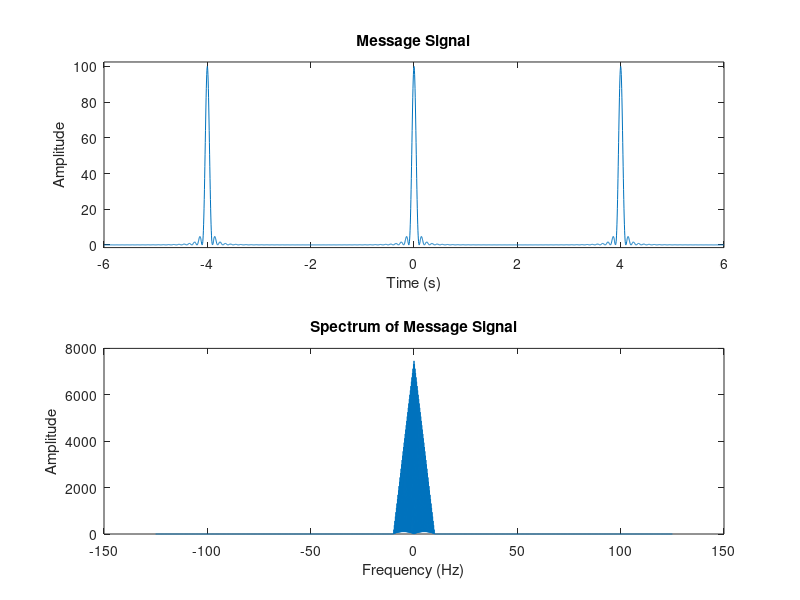
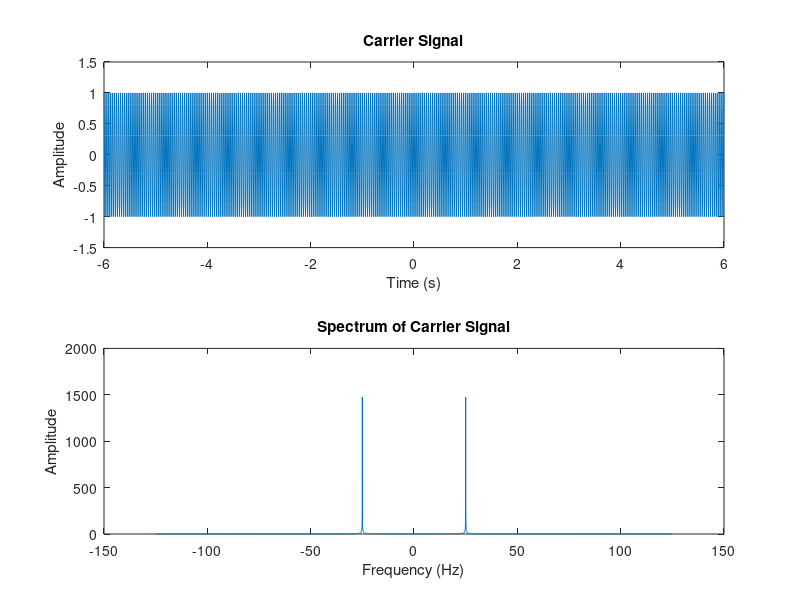
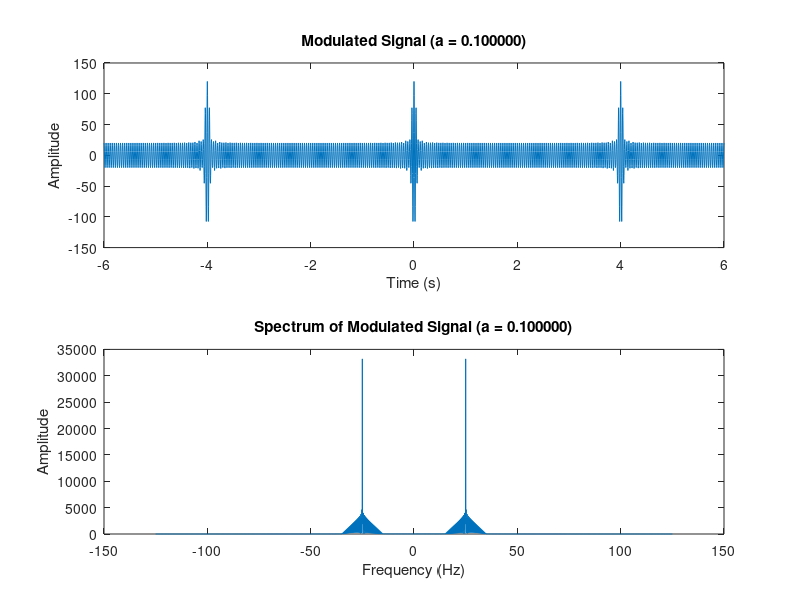
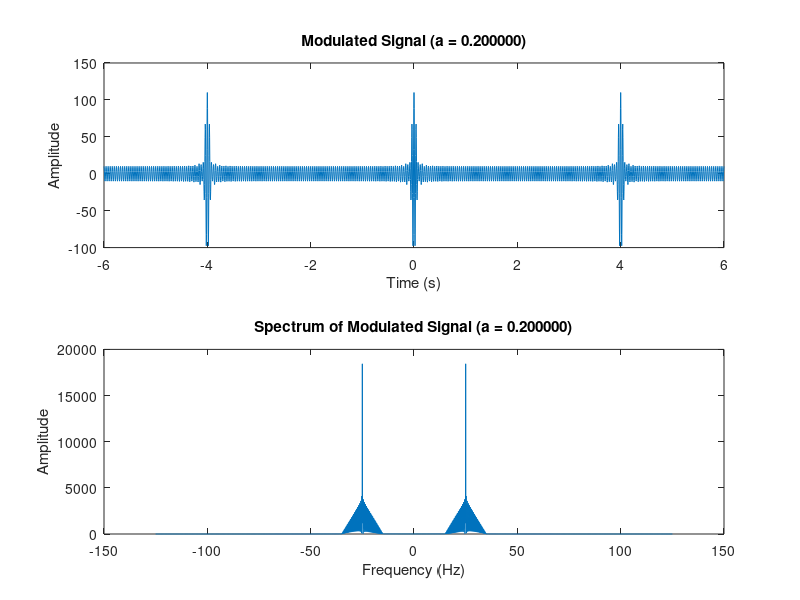

Source code (MATLAB) for these figures, in order:
% Exercise Problem 3.4
% --------------------
clc;
clear all;
close all;

% Details given in the question
Fc = 25;
t0 = 4;
a = 0.1 : 0.01 : 0.9;

% Assumed values
Tstart = -6;
Tstop = 6;
Fs = 250;

% Generating time
Ts = 1 / Fs;
t = Tstart : Ts : Tstop;
N = length(t);

% Generating the message signal
tk = mod(t - (t0/2), t0) - (t0/2);
m_t = (sin(pi*10*tk) ./ (pi*tk)) .^ 2;
for i = 1 : N
    if(isnan(m_t(1, i)))
        m_t(1, i) = 100;
    end
end
figure;
subplot(2,1,1);
plot(t, m_t);
ylim([-1.5 102.5]);
title('Message Signal');
xlabel('Time (s)');
ylabel('Amplitude');
subplot(2,1,2);
plot(linspace(-Fs/2, Fs/2, N), abs(fftshift(fft(m_t))));
title('Spectrum of Message Signal');
xlabel('Frequency (Hz)');
ylabel('Amplitude');

% Generating the carrier signal
c_t = cos(2*pi*Fc*t);
figure;
subplot(2,1,1);
plot(t, c_t);
title('Carrier Signal');
xlabel('Time (s)');
ylabel('Amplitude');
ylim([-1.5 1.5]);
subplot(2,1,2);
plot(linspace(-Fs/2, Fs/2, N), abs(fftshift(fft(c_t))));
title('Spectrum of Carrier Signal');
xlabel('Frequency (Hz)');
ylabel('Amplitude');

% Generating the modulated signal
ratio = zeros(1, length(a));
for i = 1 : length(a)
    if(mod(a(1, i), 0.1) == 0) 
        u_t = (2/a(1, i))*c_t + m_t.*c_t;
        figure;
        subplot(2,1,1);
        plot(t, u_t);
        title(sprintf('Modulated Signal (a = %f)', a(1, i)));
        xlabel('Time (s)');
        ylabel('Amplitude');
        subplot(2,1,2);
        plot(linspace(-Fs/2, Fs/2, N), abs(fftshift(fft(u_t))));
        title(sprintf('Spectrum of Modulated Signal (a = %f)', a(1, i)));
        xlabel('Frequency (Hz)');
        ylabel('Amplitude');
    end
    ratio(1, i) = (a(1, i) ^ 2) / 2;
end
figure;
plot(a, ratio);
title('Power Content ratio of Sideband to Carrier');
xlabel('Modulation index (a)');
ylabel('Ratio');


% Calculate power
u_pow = sum(u_t .^ 2) / N;
fprintf(1, 'Power of modulated signal u(t) = %f\n', u_pow);
u_f_pow = sum(abs(fft(u_t)) .^ 2) / N;
m_f_pow = sum(abs(fft(m_t)) .^ 2) / N;
fprintf(1, 'Power spectral density of modulated signal u(f) = %f\n', u_f_pow);
fprintf(1, 'Power spectral density of message signal m(f) = %f\n\n', m_f_pow);

